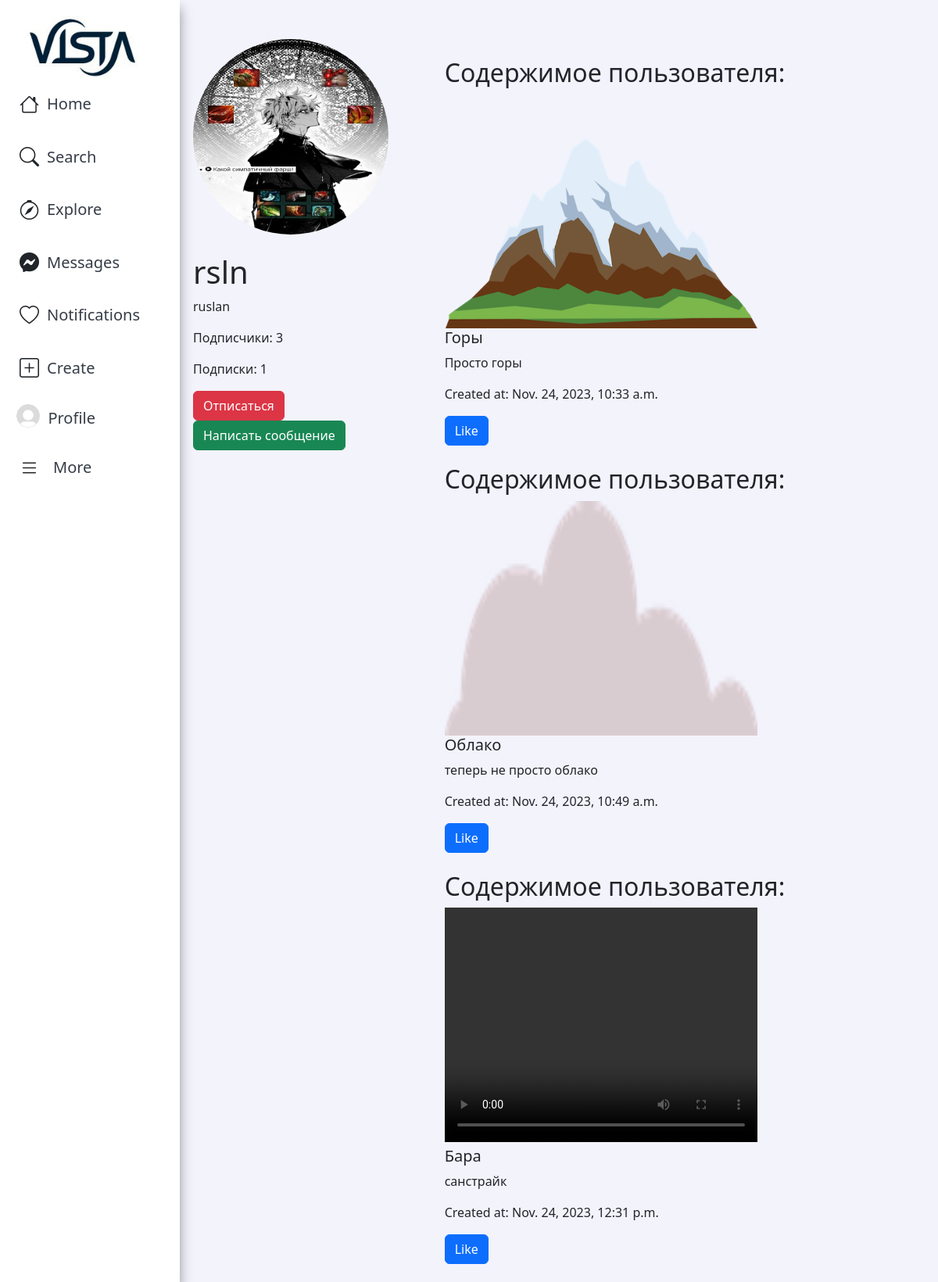
The page /profile/rsln/ (signed in) on the database its author committed.
### app/models.py (models this page shows, shortened)
class CustomUser(AbstractBaseUser, PermissionsMixin):
    name = models.CharField(max_length=100, blank=True)
    username = models.CharField(max_length=100, unique=True)
    password = models.CharField(max_length=100)
    avatar = models.ImageField(upload_to='avatars/', default='/avatars/default.jpg', blank=True, null=True)
    bio = models.TextField(null=True, blank=True)
    email = models.EmailField(unique=True)
    is_staff = models.BooleanField(default=False)
    content = models.ForeignKey('Content', on_delete=models.CASCADE, related_name='user_content', null=True)
    objects = CustomUserManager()
    USERNAME_FIELD = 'username'
    REQUIRED_FIELDS = ['email']

class Content(models.Model):
    title = models.CharField(max_length=100)
    description = models.TextField()
    author = models.ForeignKey(CustomUser, on_delete=models.CASCADE, related_name='contents')
    created_at = models.DateTimeField(auto_now_add=True)
    file = models.FileField(upload_to='content_files/', null=True, blank=True)
    def get_file_extension(self):
        if self.file:
            file_extension = self.file.name.split('.')[-1]
            return file_extension
        return None

### app/views.py (the view, shortened to what this page needs)
# urls.py: path('profile/', profile_view, name='profile'),
@login_required
def profile_view(request, username=None):
    if username:
        author = get_object_or_404(CustomUser, username=username)
        user_content = Content.objects.filter(author=author)
        is_owner = author == request.user
        is_subscribed = Subscription.objects.filter(subscriber=request.user, account=author).exists()
        subscribers_count = Subscription.objects.filter(account=author).count()
        subscriptions_count = Subscription.objects.filter(subscriber=author).count()
        context = {
            'author': author,
            'user_content': user_content,
            'is_owner': is_owner,
            'is_subscribed': is_subscribed,
            'subscribers_count': subscribers_count,
            'subscriptions_count': subscriptions_count
        }
    return render(request, 'app/profile.html', context)

### app/templates/app/profile.html (shortened to what this page needs)
{% extends 'app/base.html' %}
{% block content %}
  <div class="container">
    <div class="row">
      <div class="col-md-4">
        <div class="profile">
            {% if author.avatar %}
              <img src="{{ author.avatar.url }}" alt="Avatar" class="img-fluid rounded-circle mb-4" style="width: 250px; height: 250px;">
            {% else %}
              <img src="/media/avatars/default.jpg" alt="Avatar" class="img-fluid rounded-circle mb-4" style="width: 150px; height: 150px;">
            {% endif %}
          <div class="profile-info">
            <h1 class="profile-username">{{ author.username }}</h1>
            <p class="profile-name">{{ author.name }}</p>
            <p>Подписчики: <a href="{% url 'account_list' username=author.username type='subscribers' %}">{{ subscribers_count }}</a></p>
            <p>Подписки: <a href="{% url 'account_list' username=author.username type='subscriptions' %}">{{ subscriptions_count }}</a></p>
            {% if not is_owner %}
              {% if is_subscribed %}
                <form method="post" action="{% url 'unsubscribe_view' author_id=author.id %}">
                  <button type="submit" class="btn btn-danger">Отписаться</button>
                </form>
              {% else %}
                <form method="post" action="{% url 'subscribe_view' account_id=author.id %}">
                  {% csrf_token %}
                  <button type="submit" class="btn btn-primary">Подписаться</button>
                </form>
              {% endif %}
            {% endif %}
            {% if not is_owner %}
              <a href="{% url 'create_chat' username=author.username %}" class="btn btn-success">Написать сообщение</a>
            {% endif %}
          </div>
        </div>
      </div>
      <div class="col-md-8">
        <div class="posts">
          {% for content in user_content %}
            {% if content.file %}
          <h2 class="mt-4">Содержимое пользователя:</h2>
              <div class="post post-item">
                <div class="post-media">
                  <a href="{% url 'content_detail' content_id=content.id %}">
                    {% if content.get_file_extension == 'mp4' %}
                      <video class="post-media-item" controls>
                        <source src="{{ content.file.url }}" type="video/mp4">
                      </video>
                    {% else %}
                      <img src="{{ content.file.url }}" alt="content" class="post-media-item">
                    {% endif %}
                  </a>
                </div>
                <div class="post-details">
                  <h5 class="post-title">{{ content.title }}</h5>
                  <p class="post-description">{{ content.description }}</p>
                  <p class="post-created-at">Created at: {{ content.created_at }}</p>
                  <a href="{% url 'like_content' content_id=content.id %}" class="btn btn-primary">Like</a>
                </div>
              </div>
            {% else %}
              <p>No content available</p>
            {% endif %}
          {% endfor %}
        </div>
      </div>
    </div>
  </div>
{% endblock %}

### app/templates/app/base.html (shortened to what this page needs)
{% load static %}
<!DOCTYPE html>
<html>
<head>
    <link href="https://cdn.jsdelivr.net/npm/bootstrap@5.2.2/dist/css/bootstrap.min.css" rel="stylesheet"
>
    <link rel="stylesheet" href="https://cdn.jsdelivr.net/npm/bootstrap-icons@1.10.3/font/bootstrap-icons.css">
    <link rel="stylesheet" type="text/css" href="{% static 'css/style.css' %}?v=1.19">
</head>
<body>
    <nav>
        {% if user.is_authenticated %}
        <aside id="sidebar" class="sidebar">
            <ul class="sidebar-nav" id="sidebar-nav">
                <li class="nav-item">
                    <a href="{% url 'main' %}">
                        <img src="{% static 'img/vista1.jpg' %}" alt="logo" class="img-fluid logo">
                    </a>
                </li>
                <li class="nav-item">
                    <a href="{% url 'main' %}" class="nav-link">
                        <i class="bi-house"></i><span> Home</span>
                    </a>
                    <a class="nav-link d-flex align-items-center pe-0 nav-link" href="#" data-bs-toggle="dropdown">
                      <i class="bi-search toggle-sidebar-btn"></i>
                      <span class="d-none d-md-block dropdown-toggle">Search</span>
                    </a>
                    <a href="{% url 'explore' %}" class="nav-link">
                        <i class="bi-compass"></i><span> Explore</span>
                    </a>
                    <a href="{% url 'chat_list' %}" class="nav-link">
                        <i class="bi-messenger"></i><span>Messages</span>
                    </a>
                    <a href="{% url 'notifications' %}" class="nav-link">
                        <i class="bi-heart"></i><span> Notifications</span><span class="badge badge-number">0</span>
                    </a>
                    <a href="{% url 'create_content' %}" class="nav-link">
                        <i class="bi-plus-square"></i><span>Create</span>
                    </a>
                    <a href="{% url 'profile' %}" class="nav-link">
                        {% if request.user.avatar %}
                            <img src="{{ request.user.avatar.url }}" class="rounded-circle" alt="your-photo"><span>Profile</span>
                        {% else %}
                            <img src="/media/avatars/default.jpg" class="rounded-circle" alt="your-photo"><span>Profile</span>
                        {% endif %}
                    </a>
                <li class="nav-item dropdown">
                    <a class="nav-link d-flex align-items-center pe-0" href="#" data-bs-toggle="dropdown">
                        <i class="bi-list toggle-sidebar-btn"></i>
                        <span class="d-none d-md-block dropdown-toggle ps-2">More</span>
                    </a>
                </li>
            </ul>
        </aside>
        {% endif %}
    </nav>
    <main>
        {% if user.is_authenticated %}
        <div class="content">
            {% block content %}
            {% endblock %}
        </div>
        {% else %}
        <div>
            {% block anonymous_content %}
            {% endblock %}
        </div>
        {% endif %}
    </main>
</body>
</html>

### static/css/style.css (style rules this page uses)
* { box-sizing: border-box; }
html, body { margin: 0; padding: 0; }
body { background-color: rgba(235, 235, 250, 0.6); }
a { text-decoration: none; color: #21252c; }
.container { margin-top: 10px; margin-bottom: 3px; }
.nav-item>a>img { margin-left: 10%; }
.sidebar { position: fixed; top: 0; left: 0; bottom: 0; width: 230px; z-index: 996; transition: all 0.3s; padding: 20px; overflow-y: auto; scrollbar-width: thin; scrollbar-color: #aab7cf transparent; box-shadow: 0px 0px 20px rgba(1, 41, 112, 0.1); background-color: #fff; box-shadow: 0 10px 15px rgba(0, 0, 0, 0.4); }
.sidebar-nav { padding: 0; margin: 0; list-style: none; }
.sidebar-nav li { padding: 0; margin: 0; list-style: none; }
.sidebar-nav .nav-item { margin-bottom: 5px; }
.sidebar-nav .nav-item .logo { width: 150px; margin-left: 3%; }
.sidebar-nav .nav-link { display: flex; align-items: center; font-size: 20px; transition: 0.3; padding: 10px 5px; border-radius: 4px; margin-bottom: 10px; }
.sidebar-nav .nav-link i { font-size: 25px; margin-right: 10px; }
.sidebar-nav .nav-link span { color: #353c47; }
.sidebar-nav .nav-link img { height: 30px; width: 30px; margin-right: 10px; margin-top: -3%; margin-left: -2%; }
.sidebar-nav .dropdown-toggle::after { content: none; }
.content { margin-left: 235px; }
.container { margin-top: 50px; }
.post-item { max-width: 600px; margin-bottom: 20px; }
.post-media-item { width: 400px; height: 300px }

### rows shown on the page
CustomUser: user.avatar (placeholder picture)
CustomUser: avatar (picture), username "rsln", name "ruslan"
Content: file (picture), title "Горы", description "Просто горы", created_at "Nov. 24, 2023, 10:33 a.m."
Content: file (picture), title "Облако", description "теперь не просто облако", created_at "Nov. 24, 2023, 10:49 a.m."
Content: title "Бара", description "санстрайк", created_at "Nov. 24, 2023, 12:31 p.m."

### other values the page prints
{{ subscribers_count }} "3"
{{ subscriptions_count }} "1"
